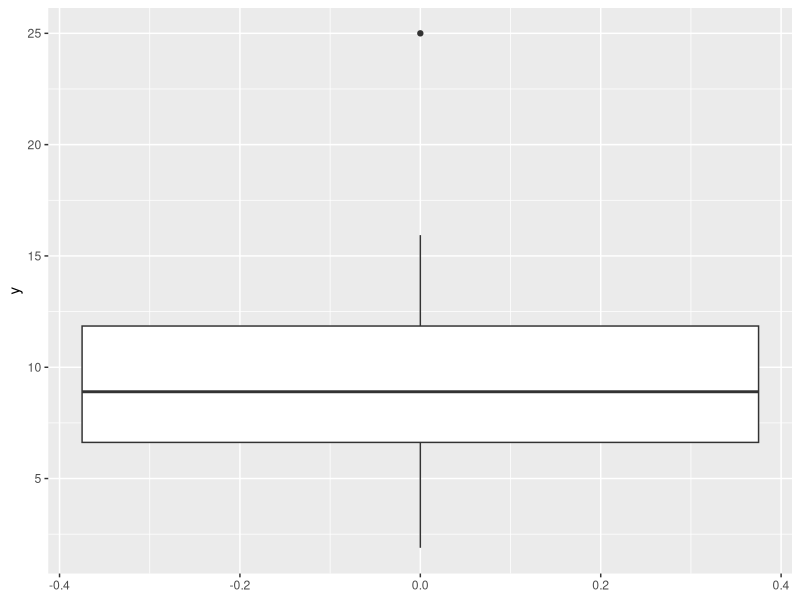

Generate this figure with R:
## ---- chunk 1
#| label: setup
#| echo: false

library(tidyverse)
## ---- chunk 2
#| echo: true

(DD <- tibble(Col1 = letters[1:2],
              Col2 = 1:2))

## ---- chunk 3
#| echo: true

DD |> 
  mutate(Paste = paste(Col1, Col2),
         Paste2 = paste(Col1, Col2, sep = "-"),
         Paste0 = paste0(Col1, Col2))
## ---- chunk 4
#| echo: true
DD |> unite(col = "Unite", Col1, Col2)
DD |> unite(col = "Unite", Col1, Col2, sep = "-")
## ---- chunk 5
#| echo: true
DD |> unite(col = "Unite", Col1, Col2, remove = FALSE)
## ---- chunk 6
#| echo: true
#| output-location: slide

set.seed(3423644)
DD <- tibble(y = c(rnorm(19, mean = 10, sd = 5), 25))

ggplot(DD, aes(y)) +
  geom_boxplot() +
  coord_flip()
